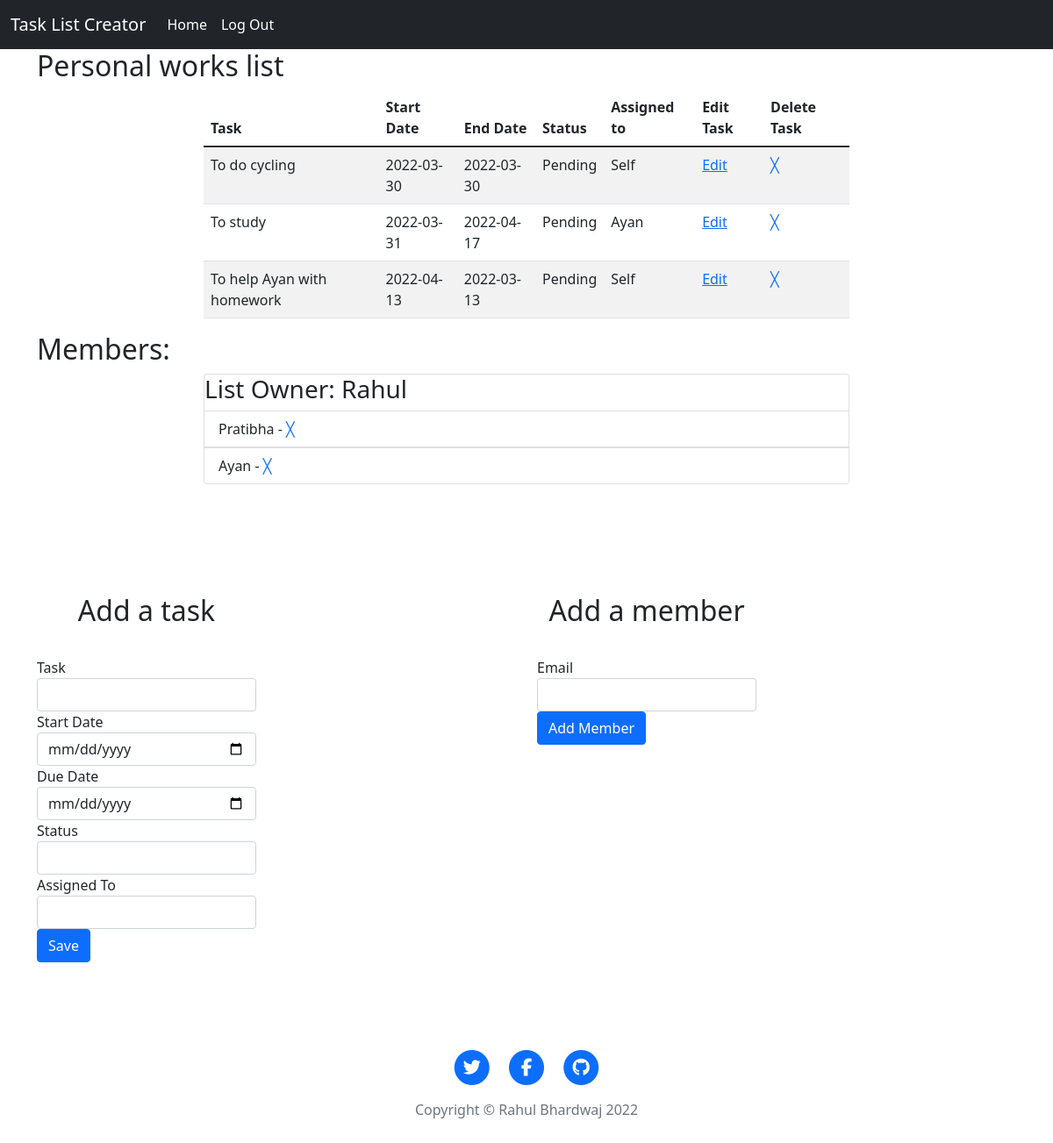
The app's page /show/1 (signed in) with its own data.
### main.py (models this page shows)
class TodoList(db.Model):
    __tablename__ = "todo_lists"
    id = db.Column(db.Integer, primary_key=True)
    owner_id = db.Column(db.Integer, db.ForeignKey("users.id"))
    owner = relationship("User", back_populates="lists")
    title = db.Column(db.String(250), unique=True, nullable=False)
    date = db.Column(db.String(250), nullable=False)
    tasks = relationship("Task", back_populates="parent_list")
    user = relationship("User", secondary="users_lists", back_populates="list")

class Task(db.Model):
    __tablename__ = "tasks"
    id = db.Column(db.Integer, primary_key=True)
    owner_id = db.Column(db.Integer, db.ForeignKey("users.id"))
    list_id = db.Column(db.Integer, db.ForeignKey("todo_lists.id"))
    owner = relationship("User", back_populates="tasks")
    parent_list = relationship("TodoList", back_populates="tasks")
    text = db.Column(db.Text, nullable=False)
    start_date = db.Column(db.Date)
    due_date = db.Column(db.Date)
    status = db.Column(db.String(100))
    assigned_to = db.Column(db.String(100))

class User(UserMixin, db.Model):
    __tablename__ = "users"
    id = db.Column(db.Integer, primary_key=True)
    email = db.Column(db.String(100), unique=True)
    password = db.Column(db.String(100))
    name = db.Column(db.String(100))
    lists = relationship("TodoList", back_populates="owner")
    tasks = relationship("Task", back_populates="owner")
    list = relationship("TodoList", secondary="users_lists", back_populates="user")

### main.py (the view, shortened to what this page needs)
@app.route("/show/<int:list_id>", methods=['GET', 'POST'])
@login_required
def show_list(list_id):
    requested_list = TodoList.query.filter_by(id=list_id).first()
    list_tasks = Task.query.filter_by(list_id=list_id).all()
    c_t_form = TaskForm()
    mem_form = AddMember()
    members_id = UserList.query.filter_by(list_id=list_id).all()
    members = []
    for uid in members_id:
        user = User.query.get(uid.user_id)
        members.append(user)
    owner = User.query.get(requested_list.owner_id)
    owner_name = owner.name
    return render_template("show_list.html", tasks=list_tasks, list=requested_list, c_t_form=c_t_form,
                           mem_form=mem_form, members=members, owner=owner_name)

### forms.py
class TaskForm(FlaskForm):
    task = StringField("Task", validators=[DataRequired()])
    start_date = DateField("Start Date", format='%Y-%m-%d')
    due_date = DateField("Due Date", format='%Y-%m-%d')
    status = StringField("Status")
    assigned_to = StringField("Assigned To")
    submit = SubmitField("Save")

class AddMember(FlaskForm):
    email = EmailField(label="Email", validators=[DataRequired()])
    submit = SubmitField("Add Member")

### main.py (called while the page is built)
@login_manager.user_loader
def load_user(user_id):
    return User.query.get(int(user_id))

### templates/show_list.html (shortened to what this page needs)
{% import "bootstrap/wtf.html" as wtf %}
<!DOCTYPE html>
<html>
<head>
  <link href="https://cdn.jsdelivr.net/npm/bootstrap@5.1.3/dist/css/bootstrap.min.css" rel="stylesheet">
  <link rel="stylesheet" href="{{ url_for('static', filename='css/styles.css') }}">
</head>
<body>
  <nav class="navbar sticky-top navbar-expand-lg navbar-dark bg-dark">
    <div class="container-fluid">
      <a class="navbar-brand" href="{{url_for('get_lists')}}">Task List Creator</a>
      <div class="collapse navbar-collapse" id="navbarNav">
        <ul class="navbar-nav">
          <li class="nav-item">
            <a class="nav-link active" aria-current="page" href="{{ url_for('get_lists') }}">Home</a>
          </li>
          {% if current_user.is_authenticated: %}
          <li class="nav-item">
            <a class="nav-link active" href="{{url_for('home')}}">Log Out</a>
          </li>
          {% endif %}
        </ul>
      </div>
    </div>
  </nav>
  <div class="container">
    <h2>{{ list.title }}</h2>
    <div class="row">
      <div class="col-lg-8 col-md-10 mx-auto">
        <div class="table">
          <table class="table table-striped">
            <thead>
              <tr>
                <th scope="col">Task</th>
                <th scope="col">Start Date</th>
                <th scope="col">End Date</th>
                <th scope="col">Status</th>
                <th scope="col">Assigned to</th>
                <th scope="col">Edit Task</th>
                <th scope="col">Delete Task</th>
              </tr>
            </thead>
            <tbody>
            {% for task in tasks: %}
              <tr>
                <td>{{task.text}}</td>
                <td>{{task.start_date}}</td>
                <td>{{task.due_date}}</td>
                <td>{{task.status}}</td>
                <td>{{task.assigned_to}}</td>
                <td><a href="{{url_for('edit', task_id=task.id)}}">Edit</a></td>
                <td><a href="{{url_for('delete_task', task_id=task.id)}}">╳</a></td>
                </tr>
            {% endfor %}
            </tbody>
          </table>
        </div>
      </div>
    </div>
  </div>
  <div class="container">
    <h2>Members: </h2>
    <div class="row">
      <div class="col-lg-8 col-md-10 mx-auto">
        <div class="card">
          <h3>List Owner: {{owner}}</h3>
          {% for member in members: %}
          <ul class="list-group list-group-flush">
            <li class="list-group-item">{{member.name}} - <a href="{{url_for('delete_member', user_id=member.id)}}">╳</a></li>
          </ul>
          {% endfor %}
        </div>
      </div>
    </div>
  </div>
  <div class="container task-forms">
    <div class="row">
      <div class="col-lg-6">
        <div class="task-form-inner">
          <h2 class="task-form-heading">Add a task</h2>
          {{ wtf.quick_form(c_t_form, novalidate=True, button_map={"submit": "primary"}) }}
        </div>
      </div>
      <div class="col-lg-6">
        <div class="task-form-inner">
          <h2 class="task-form-heading">Add a member</h2>
          {{ wtf.quick_form(mem_form, novalidate=True, button_map={"submit": "primary"}) }}
        </div>
      </div>
    </div>
  </div>
  <footer class="footer">
    <div class="container footer-container">
      <div class="row">
        <div class="col-lg-10 col-md-10 mx-auto">
          <ul class="list-inline text-center">
            <li class="list-inline-item">
              <a href="#">
                <span class="fa-stack fa-lg">
                  <i class="fas fa-circle fa-stack-2x"></i>
                  <i class="fab fa-twitter fa-stack-1x fa-inverse"></i>
                </span>
              </a>
            </li>
            <li class="list-inline-item">
              <a href="#">
                <span class="fa-stack fa-lg">
                  <i class="fas fa-circle fa-stack-2x"></i>
                  <i class="fab fa-facebook-f fa-stack-1x fa-inverse"></i>
                </span>
              </a>
            </li>
            <li class="list-inline-item">
              <a href="#">
                <span class="fa-stack fa-lg">
                  <i class="fas fa-circle fa-stack-2x"></i>
                  <i class="fab fa-github fa-stack-1x fa-inverse"></i>
                </span>
              </a>
            </li>
          </ul>
          <p class="copyright text-muted">Copyright &copy; Rahul Bhardwaj 2022</p>
        </div>
      </div>
    </div>
  </footer>
</body>
</html>

### static/css/styles.css (style rules this page uses)
.task-forms { margin-top: 100px; }
.task-form-heading { text-align: center; padding-top: 25px; padding-bottom: 25px; }
.task-form-inner { width: 250px; }
.footer { margin-top: 50px; }
.footer-container { text-align: center; padding: 50px; }

### records on screen
TodoList: title "Personal works list"
Task: text "To do cycling", start_date "2022-03-30", due_date "2022-03-30", status "Pending", assigned_to "Self"
Task: text "To study", start_date "2022-03-31", due_date "2022-04-17", status "Pending", assigned_to "Ayan"
Task: text "To help Ayan with homework", start_date "2022-04-13", due_date "2022-03-13", status "Pending", assigned_to "Self"
User: name "Rahul"
User: name "Pratibha"
User: name "Ayan"
